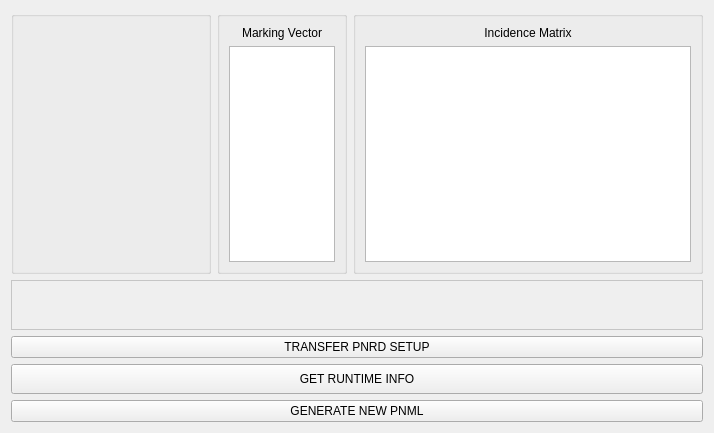
      <widget class="QWidget" name="tab_petrinet">
       <attribute name="title">
        <string>RUNTIME</string>
       </attribute>
       <layout class="QVBoxLayout" name="verticalLayout_10">
        <item>
         <layout class="QHBoxLayout" name="horizontalLayout">
          <item>
           <layout class="QVBoxLayout" name="verticalLayout_15">
            <item>
             <widget class="QGroupBox" name="groupBox_Labels">
              <property name="minimumSize">
               <size>
                <width>200</width>
                <height>0</height>
               </size>
              </property>
              <property name="maximumSize">
               <size>
                <width>9999999</width>
                <height>16777215</height>
               </size>
              </property>
              <property name="title">
               <string/>
              </property>
              <layout class="QVBoxLayout" name="verticalLayout_3">
               <item>
                <widget class="QLabel" name="palmsType_label">
                 <property name="minimumSize">
                  <size>
                   <width>0</width>
                   <height>30</height>
                  </size>
                 </property>
                 <property name="maximumSize">
                  <size>
                   <width>16777215</width>
                   <height>16777215</height>
                  </size>
                 </property>
                 <property name="font">
                  <font>
                   <family>Courier 10 Pitch</family>
                   <pointsize>14</pointsize>
                   <weight>9</weight>
                   <italic>false</italic>
                   <bold>false</bold>
                  </font>
                 </property>
                 <property name="text">
                  <string/>
                 </property>
                 <property name="alignment">
                  <set>Qt::AlignCenter</set>
                 </property>
                 <property name="margin">
                  <number>3</number>
                 </property>
                </widget>
               </item>
               <item>
                <widget class="QLabel" name="qtdReader_label">
                 <property name="minimumSize">
                  <size>
                   <width>0</width>
                   <height>20</height>
                  </size>
                 </property>
                 <property name="text">
                  <string/>
                 </property>
                </widget>
               </item>
               <item>
                <widget class="QLabel" name="readerList_label">
                 <property name="text">
                  <string>&lt;html&gt;&lt;head/&gt;&lt;body&gt;&lt;p align=&quot;center&quot;&gt;&lt;br/&gt;&lt;/p&gt;&lt;/body&gt;&lt;/html&gt;</string>
                 </property>
                </widget>
               </item>
               <item>
                <widget class="QLabel" name="exception_label">
                 <property name="minimumSize">
                  <size>
                   <width>0</width>
                   <height>20</height>
                  </size>
                 </property>
                 <property name="text">
                  <string/>
                 </property>
                </widget>
               </item>
               <item>
                <widget class="QLabel" name="reader_label">
                 <property name="minimumSize">
                  <size>
                   <width>0</width>
                   <height>20</height>
                  </size>
                 </property>
                 <property name="text">
                  <string/>
                 </property>
                </widget>
               </item>
               <item>
                <widget class="QLabel" name="id_label">
                 <property name="minimumSize">
                  <size>
                   <width>0</width>
                   <height>20</height>
                  </size>
                 </property>
                 <property name="text">
                  <string/>
                 </property>
                </widget>
               </item>
               <item>
                <widget class="QLabel" name="places_label">
                 <property name="minimumSize">
                  <size>
                   <width>0</width>
                   <height>20</height>
                  </size>
                 </property>
                 <property name="maximumSize">
                  <size>
                   <width>16777215</width>
                   <height>16777215</height>
                  </size>
                 </property>
                 <property name="text">
                  <string>&lt;html&gt;&lt;head/&gt;&lt;body&gt;&lt;p&gt;&lt;br/&gt;&lt;/p&gt;&lt;/body&gt;&lt;/html&gt;</string>
                 </property>
                 <property name="alignment">
                  <set>Qt::AlignLeading|Qt::AlignLeft|Qt::AlignVCenter</set>
                 </property>
                </widget>
               </item>
               <item>
                <widget class="QLabel" name="transitions_label">
                 <property name="minimumSize">
                  <size>
                   <width>0</width>
                   <height>20</height>
                  </size>
                 </property>
                 <property name="text">
                  <string>&lt;html&gt;&lt;head/&gt;&lt;body&gt;&lt;p&gt;&lt;br/&gt;&lt;/p&gt;&lt;/body&gt;&lt;/html&gt;</string>
                 </property>
                 <property name="alignment">
                  <set>Qt::AlignLeading|Qt::AlignLeft|Qt::AlignVCenter</set>
                 </property>
                </widget>
               </item>
              </layout>
             </widget>
            </item>
           </layout>
          </item>
          <item>
           <widget class="QGroupBox" name="markingGroupBox2">
            <property name="minimumSize">
             <size>
              <width>100</width>
              <height>0</height>
             </size>
            </property>
            <property name="maximumSize">
             <size>
              <width>130</width>
              <height>16777215</height>
             </size>
            </property>
            <property name="title">
             <string/>
            </property>
            <layout class="QVBoxLayout" name="verticalLayout_13">
             <item>
              <widget class="QLabel" name="label_9">
               <property name="text">
                <string>Marking Vector</string>
               </property>
               <property name="alignment">
                <set>Qt::AlignCenter</set>
               </property>
              </widget>
             </item>
             <item>
              <widget class="QTableWidget" name="markingVector2_tw">
               <property name="maximumSize">
                <size>
                 <width>120</width>
                 <height>16777215</height>
                </size>
               </property>
               <attribute name="horizontalHeaderDefaultSectionSize">
                <number>30</number>
               </attribute>
               <attribute name="horizontalHeaderMinimumSectionSize">
                <number>30</number>
               </attribute>
               <attribute name="horizontalHeaderStretchLastSection">
                <bool>true</bool>
               </attribute>
               <attribute name="verticalHeaderMinimumSectionSize">
                <number>30</number>
               </attribute>
              </widget>
             </item>
            </layout>
           </widget>
          </item>
          <item>
           <widget class="QGroupBox" name="groupBoxMatrix2">
            <property name="minimumSize">
             <size>
              <width>350</width>
              <height>0</height>
             </size>
            </property>
            <property name="title">
             <string/>
            </property>
            <layout class="QVBoxLayout" name="verticalLayout_14">
             <item>
              <widget class="QLabel" name="label_10">
               <property name="text">
                <string>Incidence Matrix</string>
               </property>
               <property name="alignment">
                <set>Qt::AlignCenter</set>
               </property>
              </widget>
             </item>
             <item>
              <widget class="QTableWidget" name="incMatrix2_tw">
               <property name="minimumSize">
                <size>
                 <width>250</width>
                 <height>0</height>
                </size>
               </property>
               <attribute name="horizontalHeaderDefaultSectionSize">
                <number>30</number>
               </attribute>
               <attribute name="horizontalHeaderMinimumSectionSize">
                <number>30</number>
               </attribute>
               <attribute name="horizontalHeaderStretchLastSection">
                <bool>true</bool>
               </attribute>
               <attribute name="verticalHeaderMinimumSectionSize">
                <number>30</number>
               </attribute>
              </widget>
             </item>
            </layout>
           </widget>
          </item>
         </layout>
        </item>
        <item>
         <widget class="QLabel" name="runtimeTerminal_label">
          <property name="enabled">
           <bool>true</bool>
          </property>
          <property name="minimumSize">
           <size>
            <width>0</width>
            <height>50</height>
           </size>
          </property>
          <property name="maximumSize">
           <size>
            <width>16777215</width>
            <height>55</height>
           </size>
          </property>
          <property name="palette">
           <palette>
            <active>
             <colorrole role="WindowText">
              <brush brushstyle="SolidPattern">
               <color alpha="255">
                <red>60</red>
                <green>167</green>
                <blue>61</blue>
               </color>
              </brush>
             </colorrole>
             <colorrole role="Button">
              <brush brushstyle="SolidPattern">
               <color alpha="255">
                <red>255</red>
                <green>255</green>
                <blue>255</blue>
               </color>
              </brush>
             </colorrole>
             <colorrole role="Light">
              <brush brushstyle="SolidPattern">
               <color alpha="255">
                <red>255</red>
                <green>255</green>
                <blue>255</blue>
               </color>
              </brush>
             </colorrole>
             <colorrole role="Midlight">
              <brush brushstyle="SolidPattern">
               <color alpha="255">
                <red>255</red>
                <green>255</green>
                <blue>255</blue>
               </color>
              </brush>
             </colorrole>
             <colorrole role="Dark">
              <brush brushstyle="SolidPattern">
               <color alpha="255">
                <red>127</red>
                <green>127</green>
                <blue>127</blue>
               </color>
              </brush>
             </colorrole>
             <colorrole role="Mid">
              <brush brushstyle="SolidPattern">
               <color alpha="255">
                <red>170</red>
                <green>170</green>
                <blue>170</blue>
               </color>
              </brush>
             </colorrole>
             <colorrole role="Text">
              <brush brushstyle="SolidPattern">
               <color alpha="255">
                <red>60</red>
                <green>167</green>
                <blue>61</blue>
               </color>
              </brush>
             </colorrole>
             <colorrole role="BrightText">
              <brush brushstyle="SolidPattern">
               <color alpha="255">
                <red>255</red>
                <green>255</green>
                <blue>255</blue>
               </color>
              </brush>
             </colorrole>
             <colorrole role="ButtonText">
              <brush brushstyle="SolidPattern">
               <color alpha="255">
                <red>60</red>
                <green>167</green>
                <blue>61</blue>
               </color>
              </brush>
             </colorrole>
             <colorrole role="Base">
              <brush brushstyle="SolidPattern">
               <color alpha="255">
                <red>255</red>
                <green>255</green>
                <blue>255</blue>
               </color>
              </brush>
             </colorrole>
             <colorrole role="Window">
              <brush brushstyle="SolidPattern">
               <color alpha="255">
                <red>255</red>
                <green>255</green>
                <blue>255</blue>
               </color>
              </brush>
             </colorrole>
             <colorrole role="Shadow">
              <brush brushstyle="SolidPattern">
               <color alpha="255">
                <red>0</red>
                <green>0</green>
                <blue>0</blue>
               </color>
              </brush>
             </colorrole>
             <colorrole role="AlternateBase">
              <brush brushstyle="SolidPattern">
               <color alpha="255">
                <red>255</red>
                <green>255</green>
                <blue>255</blue>
               </color>
              </brush>
             </colorrole>
             <colorrole role="ToolTipBase">
              <brush brushstyle="SolidPattern">
               <color alpha="255">
                <red>255</red>
                <green>255</green>
                <blue>255</blue>
               </color>
              </brush>
             </colorrole>
             <colorrole role="ToolTipText">
              <brush brushstyle="SolidPattern">
               <color alpha="255">
                <red>0</red>
                <green>0</green>
                <blue>0</blue>
               </color>
              </brush>
             </colorrole>
            </active>
            <inactive>
             <colorrole role="WindowText">
              <brush brushstyle="SolidPattern">
               <color alpha="255">
                <red>60</red>
                <green>167</green>
                <blue>61</blue>
               </color>
              </brush>
             </colorrole>
             <colorrole role="Button">
              <brush brushstyle="SolidPattern">
               <color alpha="255">
                <red>255</red>
                <green>255</green>
                <blue>255</blue>
               </color>
              </brush>
             </colorrole>
             <colorrole role="Light">
              <brush brushstyle="SolidPattern">
               <color alpha="255">
                <red>255</red>
                <green>255</green>
                <blue>255</blue>
               </color>
              </brush>
             </colorrole>
             <colorrole role="Midlight">
              <brush brushstyle="SolidPattern">
               <color alpha="255">
                <red>255</red>
                <green>255</green>
                <blue>255</blue>
               </color>
              </brush>
             </colorrole>
             <colorrole role="Dark">
              <brush brushstyle="SolidPattern">
               <color alpha="255">
                <red>127</red>
                <green>127</green>
                <blue>127</blue>
               </color>
              </brush>
             </colorrole>
             <colorrole role="Mid">
              <brush brushstyle="SolidPattern">
               <color alpha="255">
                <red>170</red>
                <green>170</green>
                <blue>170</blue>
               </color>
              </brush>
             </colorrole>
             <colorrole role="Text">
              <brush brushstyle="SolidPattern">
               <color alpha="255">
                <red>60</red>
                <green>167</green>
                <blue>61</blue>
               </color>
              </brush>
             </colorrole>
             <colorrole role="BrightText">
              <brush brushstyle="SolidPattern">
               <color alpha="255">
                <red>255</red>
                <green>255</green>
                <blue>255</blue>
               </color>
              </brush>
             </colorrole>
             <colorrole role="ButtonText">
              <brush brushstyle="SolidPattern">
               <color alpha="255">
                <red>60</red>
                <green>167</green>
                <blue>61</blue>
               </color>
              </brush>
             </colorrole>
             <colorrole role="Base">
              <brush brushstyle="SolidPattern">
               <color alpha="255">
                <red>255</red>
                <green>255</green>
                <blue>255</blue>
               </color>
              </brush>
             </colorrole>
             <colorrole role="Window">
              <brush brushstyle="SolidPattern">
               <color alpha="255">
                <red>255</red>
                <green>255</green>
                <blue>255</blue>
               </color>
              </brush>
             </colorrole>
             <colorrole role="Shadow">
              <brush brushstyle="SolidPattern">
               <color alpha="255">
                <red>0</red>
                <green>0</green>
                <blue>0</blue>
               </color>
              </brush>
             </colorrole>
             <colorrole role="AlternateBase">
              <brush brushstyle="SolidPattern">
               <color alpha="255">
                <red>255</red>
                <green>255</green>
                <blue>255</blue>
               </color>
              </brush>
             </colorrole>
             <colorrole role="ToolTipBase">
              <brush brushstyle="SolidPattern">
               <color alpha="255">
                <red>255</red>
                <green>255</green>
                <blue>255</blue>
               </color>
              </brush>
             </colorrole>
             <colorrole role="ToolTipText">
              <brush brushstyle="SolidPattern">
               <color alpha="255">
                <red>0</red>
                <green>0</green>
                <blue>0</blue>
               </color>
              </brush>
             </colorrole>
            </inactive>
            <disabled>
             <colorrole role="WindowText">
              <brush brushstyle="SolidPattern">
               <color alpha="255">
                <red>127</red>
                <green>127</green>
                <blue>127</blue>
               </color>
              </brush>
             </colorrole>
             <colorrole role="Button">
              <brush brushstyle="SolidPattern">
               <color alpha="255">
                <red>255</red>
                <green>255</green>
                <blue>255</blue>
               </color>
              </brush>
             </colorrole>
             <colorrole role="Light">
              <brush brushstyle="SolidPattern">
               <color alpha="255">
                <red>255</red>
                <green>255</green>
                <blue>255</blue>
               </color>
              </brush>
             </colorrole>
             <colorrole role="Midlight">
              <brush brushstyle="SolidPattern">
               <color alpha="255">
                <red>255</red>
                <green>255</green>
                <blue>255</blue>
               </color>
              </brush>
             </colorrole>
             <colorrole role="Dark">
              <brush brushstyle="SolidPattern">
               <color alpha="255">
                <red>127</red>
                <green>127</green>
                <blue>127</blue>
               </color>
              </brush>
             </colorrole>
             <colorrole role="Mid">
              <brush brushstyle="SolidPattern">
               <color alpha="255">
                <red>170</red>
                <green>170</green>
                <blue>170</blue>
               </color>
              </brush>
             </colorrole>
             <colorrole role="Text">
              <brush brushstyle="SolidPattern">
               <color alpha="255">
                <red>127</red>
                <green>127</green>
                <blue>127</blue>
               </color>
              </brush>
             </colorrole>
             <colorrole role="BrightText">
              <brush brushstyle="SolidPattern">
               <color alpha="255">
                <red>255</red>
                <green>255</green>
                <blue>255</blue>
               </color>
              </brush>
             </colorrole>
             <colorrole role="ButtonText">
              <brush brushstyle="SolidPattern">
               <color alpha="255">
                <red>127</red>
                <green>127</green>
                <blue>127</blue>
               </color>
              </brush>
             </colorrole>
             <colorrole role="Base">
              <brush brushstyle="SolidPattern">
               <color alpha="255">
                <red>255</red>
                <green>255</green>
                <blue>255</blue>
               </color>
              </brush>
             </colorrole>
             <colorrole role="Window">
              <brush brushstyle="SolidPattern">
               <color alpha="255">
                <red>255</red>
                <green>255</green>
                <blue>255</blue>
               </color>
              </brush>
             </colorrole>
             <colorrole role="Shadow">
              <brush brushstyle="SolidPattern">
               <color alpha="255">
                <red>0</red>
                <green>0</green>
                <blue>0</blue>
               </color>
              </brush>
             </colorrole>
             <colorrole role="AlternateBase">
              <brush brushstyle="SolidPattern">
               <color alpha="255">
                <red>255</red>
                <green>255</green>
                <blue>255</blue>
               </color>
              </brush>
             </colorrole>
             <colorrole role="ToolTipBase">
              <brush brushstyle="SolidPattern">
               <color alpha="255">
                <red>255</red>
                <green>255</green>
                <blue>255</blue>
               </color>
              </brush>
             </colorrole>
             <colorrole role="ToolTipText">
              <brush brushstyle="SolidPattern">
               <color alpha="255">
                <red>0</red>
                <green>0</green>
                <blue>0</blue>
               </color>
              </brush>
             </colorrole>
            </disabled>
           </palette>
          </property>
          <property name="mouseTracking">
           <bool>true</bool>
          </property>
          <property name="autoFillBackground">
           <bool>false</bool>
          </property>
          <property name="frameShape">
           <enum>QFrame::StyledPanel</enum>
          </property>
          <property name="frameShadow">
           <enum>QFrame::Sunken</enum>
          </property>
          <property name="text">
           <string/>
          </property>
         </widget>
        </item>
        <item>
         <layout class="QVBoxLayout" name="verticalLayout_12">
          <property name="topMargin">
           <number>0</number>
          </property>
          <item>
           <widget class="QPushButton" name="transferPNRDSetup_pushButton">
            <property name="text">
             <string>TRANSFER PNRD SETUP</string>
            </property>
           </widget>
          </item>
          <item>
           <widget class="QPushButton" name="getRuntimeInfo_pushButton">
            <property name="minimumSize">
             <size>
              <width>0</width>
              <height>30</height>
             </size>
            </property>
            <property name="maximumSize">
             <size>
              <width>9999999</width>
              <height>16777215</height>
             </size>
            </property>
            <property name="text">
             <string>GET RUNTIME INFO</string>
            </property>
           </widget>
          </item>
          <item>
           <widget class="QPushButton" name="generateNewPNML_pushButton">
            <property name="text">
             <string>GENERATE NEW PNML</string>
            </property>
           </widget>
          </item>
         </layout>
        </item>
       </layout>
      </widget>
